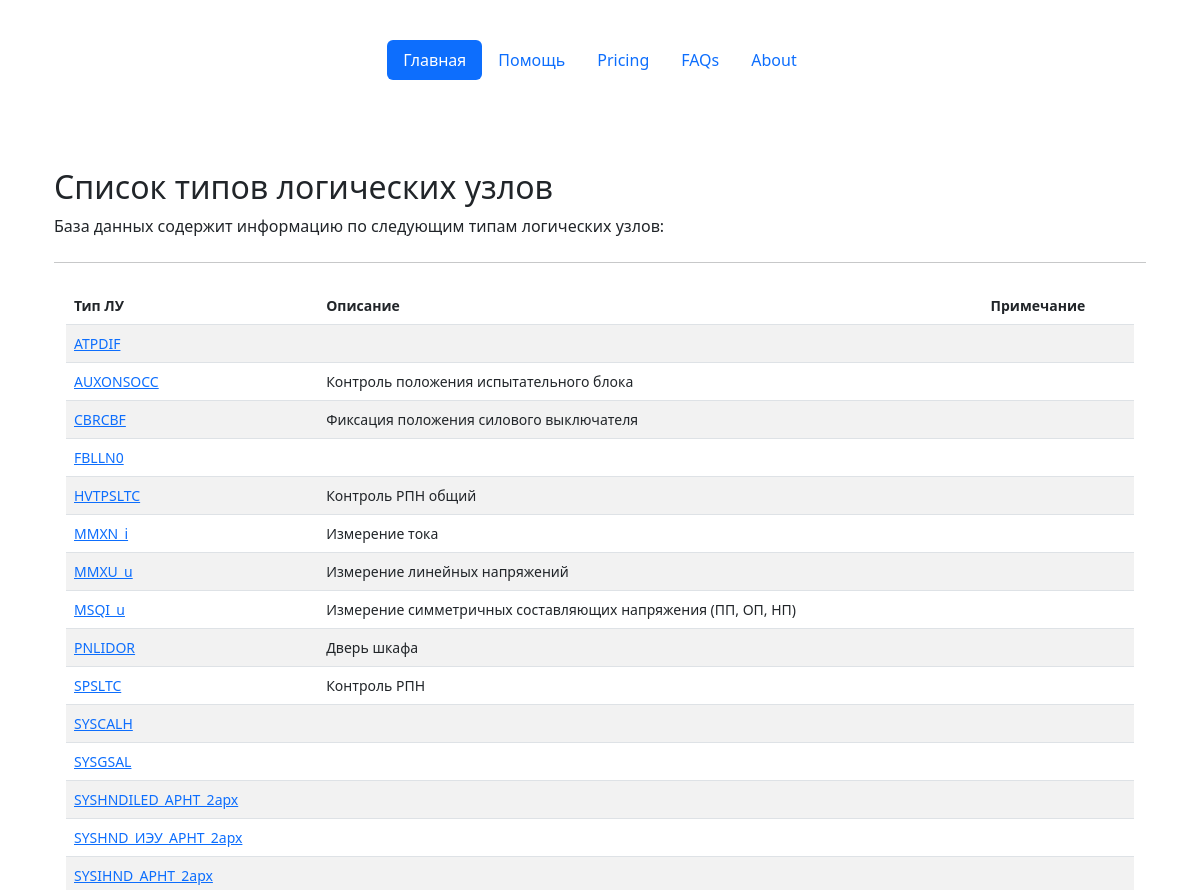
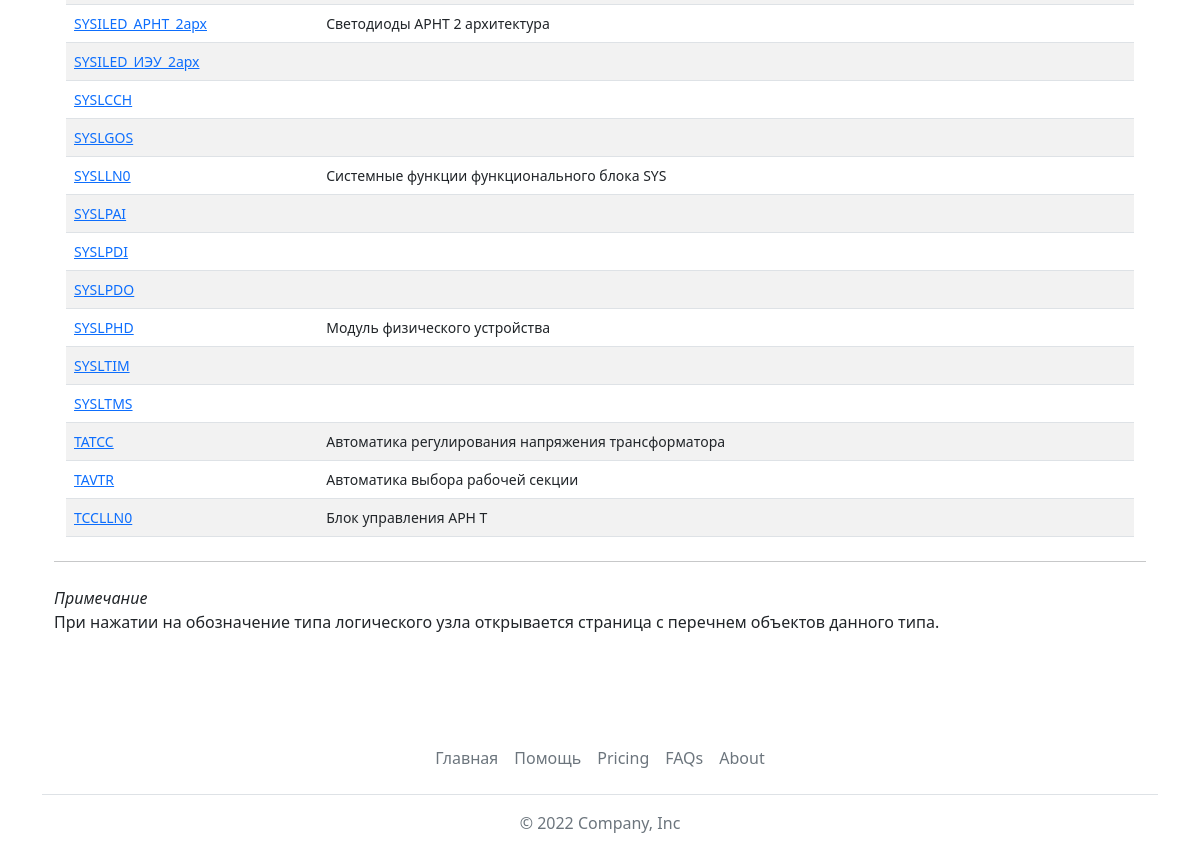
/lntypes/, run on an earlier commit of the app's database (2 pictures, top to bottom).
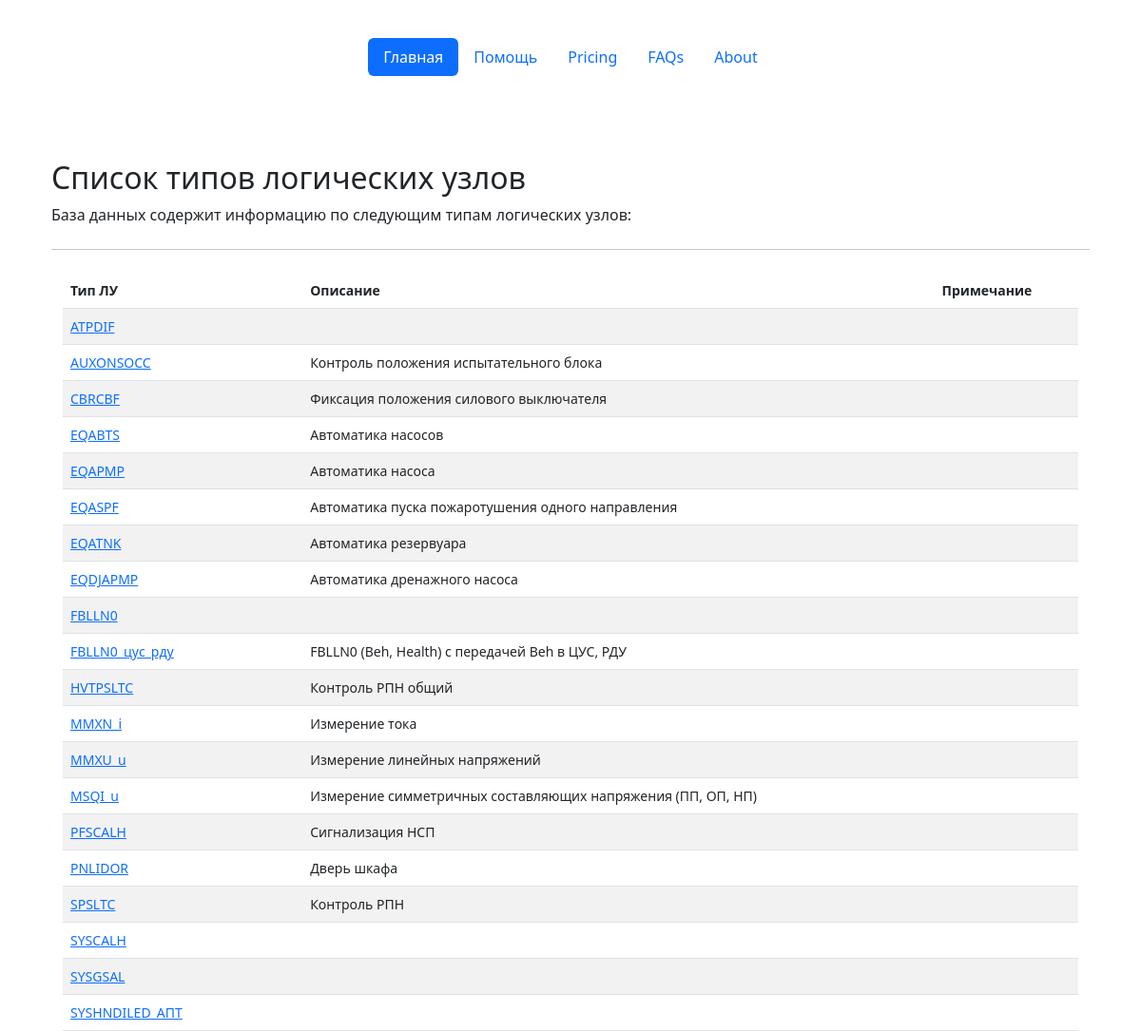
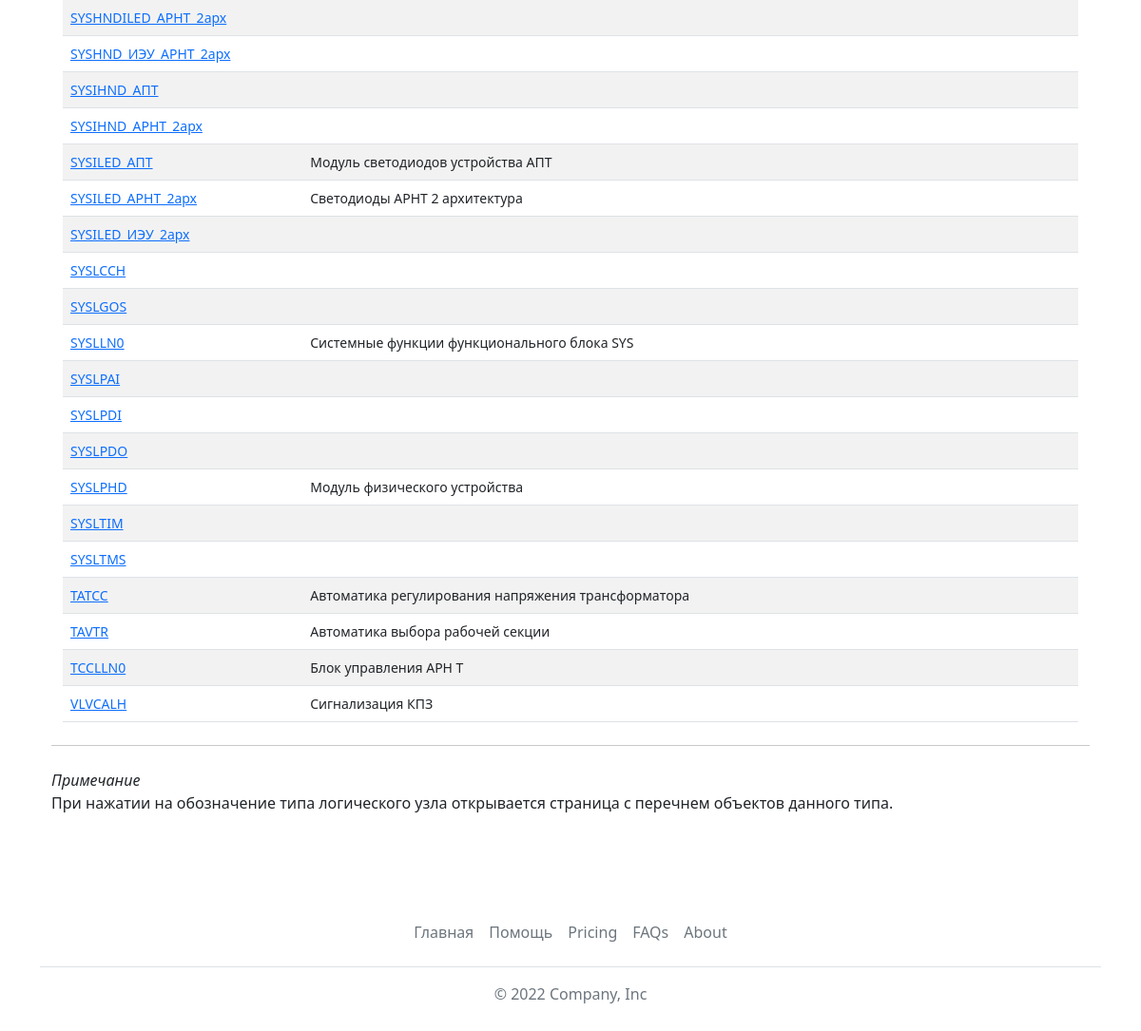
And on a later commit of the database (2 pictures, top to bottom).
### base_types/models.py (models this page shows, shortened)
class LogicNodesTypes(models.Model):
    id = models.AutoField(primary_key=True)
    name = models.CharField(max_length=64, verbose_name='Имя типа ЛУ', unique=True)
    description = models.TextField(max_length=1024, blank=True, verbose_name='Описание')
    explanation = models.TextField(max_length=2048, blank=True, verbose_name='Пояснение')
    class Meta:
        verbose_name = 'Тип логического узла'
        verbose_name_plural = 'Типы логических узлов'
        ordering = ['name']

### base_types/views.py (the view)
# urls.py: path('lntypes/', views.lntypes),
def lntypes(request):
    lntypes = LogicNodesTypes.objects.all()
    return render(request, 'base_types/lntypes.html', {'lntypes':lntypes})

### templates/base_types/lntypes.html
{% extends 'base.html' %}
{% block content %}
<main class="container py-5">
    {% if lntypes %}
    <h2 class="mt-4">Список типов логических узлов</h2>
    <p>База данных содержит информацию по следующим типам логических узлов:</p>
    <hr class="my-4">
    <div class="container small">
    <table class="table table-striped">
                <thead>
                    <tr>
                      <th scope="col">Тип ЛУ</th>
                      <th scope="col">Описание</th>
                      <th scope="col">Примечание</th>
                    </tr>
                </thead>
                <tbody>
                    {% for item in lntypes %}
                    <tr>
                        <td><a href="show/?name={{item.name}}&type=ln">{{item.name}}</a></td>
                        <td>{{item.description}}</td>
                        <td></td>
                    </tr>
                {% endfor %}
                </tbody>
            </table>
    </div>
    <hr class="my-4">
    <p><em>Примечание</em><br>При нажатии на обозначение типа логического узла открывается страница с перечнем объектов данного типа.</p>
    {% else %}
    <h2 class="mt-4">В базе данных нет типов логических узлов :(</h2>
    {% endif %}
</main>
{% endblock %}

What changed in the data, as far as the page shows it:
added LogicNodesTypes: name "EQABTS", description "Автоматика насосов"
added LogicNodesTypes: name "EQAPMP", description "Автоматика насоса"
added LogicNodesTypes: name "EQASPF", description "Автоматика пуска пожаротушения одного направления"
added LogicNodesTypes: name "EQATNK", description "Автоматика резервуара"
added LogicNodesTypes: name "EQDJAPMP", description "Автоматика дренажного насоса"
added LogicNodesTypes: name "FBLLN0_цус_рду", description "FBLLN0 (Beh, Health) с передачей Beh в ЦУС, РДУ"
added LogicNodesTypes: name "PFSCALH", description "Сигнализация НСП"
added LogicNodesTypes: name "SYSHNDILED_АПТ"
added LogicNodesTypes: name "SYSIHND_АПТ"
added LogicNodesTypes: name "SYSILED_АПТ", description "Модуль светодиодов устройства АПТ"
added LogicNodesTypes: name "VLVCALH", description "Сигнализация КПЗ"
